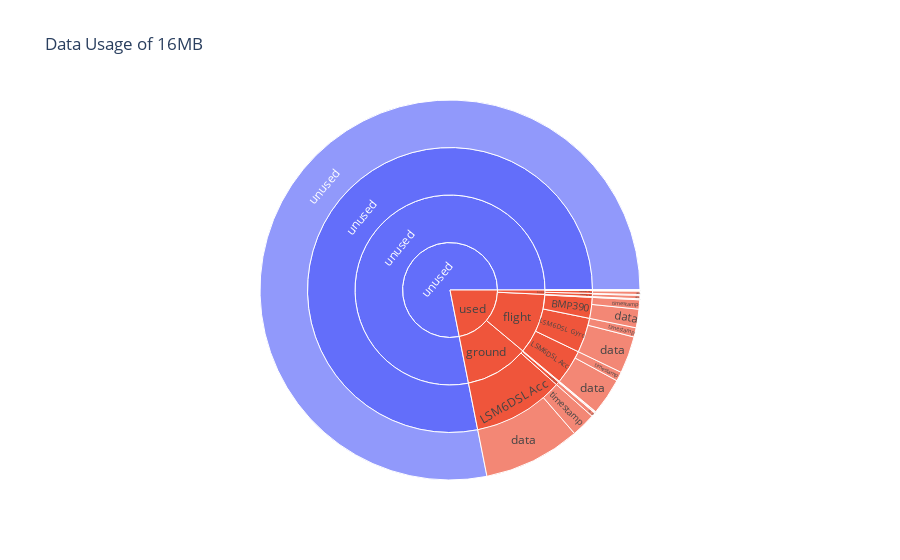

This figure's notebook cell:
### Code cell
fig = px.sunburst(with_unused.reset_index(), path=[
                  'usage','stage', 'group', 'part'], values='total', title=f"Data Usage of {int(flash_chip_size_bytes // 1024 // 1024)}MB")
fig.show()

### Figure 1 — Plotly figure (JSON) as saved in the notebook; plotly's stock layout.template omitted (floating-point values rounded to 4 significant figures)
{"data": [{"branchvalues": "total", "domain": {"x": [0, 1], "y": [0, 1]}, "hovertemplate": "labels=%{label}<br>total=%{value}<br>parent=%{parent}<br>id=%{id}<extra></extra>", "ids": ["used/boost/BMP390/data", "used/flight/BMP390/data", "used/ground/BMP390/data", "used/boost/GPS,Power/data", "used/flight/GPS,Power/data", "used/ground/GPS,Power/data", "used/boost/LSM6DSL Acc/data", "used/flight/LSM6DSL Acc/data", "used/ground/LSM6DSL Acc/data", "used/boost/LSM6DSL Gyro/data", "used/flight/LSM6DSL Gyro/data", "used/ground/LSM6DSL Gyro/data", "used/boost/BMP390/timestamp", "used/flight/BMP390/timestamp", "used/ground/BMP390/timestamp", "used/boost/GPS,Power/timestamp", "used/flight/GPS,Power/timestamp", "used/ground/GPS,Power/timestamp", "used/boost/LSM6DSL Acc/timestamp", "used/flight/LSM6DSL Acc/timestamp", "used/ground/LSM6DSL Acc/timestamp", "used/boost/LSM6DSL Gyro/timestamp", "used/flight/LSM6DSL Gyro/timestamp", "used/ground/LSM6DSL Gyro/timestamp", "unused/unused/unused/unused", "used/boost/BMP390", "used/flight/BMP390", "used/ground/BMP390", "used/boost/GPS,Power", "used/flight/GPS,Power", "used/ground/GPS,Power", "used/boost/LSM6DSL Acc", "used/flight/LSM6DSL Acc", "used/ground/LSM6DSL Acc", "used/boost/LSM6DSL Gyro", "used/flight/LSM6DSL Gyro", "used/ground/LSM6DSL Gyro", "unused/unused/unused", "used/boost", "used/flight", "used/ground", "unused/unused", "unused", "used"], "labels": ["data", "data", "data", "data", "data", "data", "data", "data", "data", "data", "data", "data", "timestamp", "timestamp", "timestamp", "timestamp", "timestamp", "timestamp", "timestamp", "timestamp", "timestamp", "timestamp", "timestamp", "timestamp", "unused", "BMP390", "BMP390", "BMP390", "GPS,Power", "GPS,Power", "GPS,Power", "LSM6DSL Acc", "LSM6DSL Acc", "LSM6DSL Acc", "LSM6DSL Gyro", "LSM6DSL Gyro", "LSM6DSL Gyro", "unused", "boost", "flight", "ground", "unused", "unused", "used"], "name": "", "parents": ["used/boost/BMP390", "used/flight/BMP390", "used/ground/BMP390", "used/boost/GPS,Power", "used/flight/GPS,Power", "used/ground/GPS,Power", "used/boost/LSM6DSL Acc", "used/flight/LSM6DSL Acc", "used/ground/LSM6DSL Acc", "used/boost/LSM6DSL Gyro", "used/flight/LSM6DSL Gyro", "used/ground/LSM6DSL Gyro", "used/boost/BMP390", "used/flight/BMP390", "used/ground/BMP390", "used/boost/GPS,Power", "used/flight/GPS,Power", "used/ground/GPS,Power", "used/boost/LSM6DSL Acc", "used/flight/LSM6DSL Acc", "used/ground/LSM6DSL Acc", "used/boost/LSM6DSL Gyro", "used/flight/LSM6DSL Gyro", "used/ground/LSM6DSL Gyro", "unused/unused/unused", "used/boost", "used/flight", "used/ground", "used/boost", "used/flight", "used/ground", "used/boost", "used/flight", "used/ground", "used/boost", "used/flight", "used/ground", "unused/unused", "used", "used", "used", "unused", "", ""], "type": "sunburst", "values": [2400, 264000, 11520, 120, 13200, 57600, 48000, 528000, 1382400, 48000, 528000, 0, 1200, 132000, 5760, 12, 1320, 5760, 12000, 132000, 345600, 12000, 132000, 0, 13075648, 3600, 396000, 17280, 132, 14520, 63360, 60000, 660000, 1728000, 60000, 660000, 0, 13075648, 123732, 1730520, 1808640, 13075648, 13075648, 3662892]}], "layout": {"legend": {"tracegroupgap": 0}, "title": {"text": "Data Usage of 16MB"}}}
